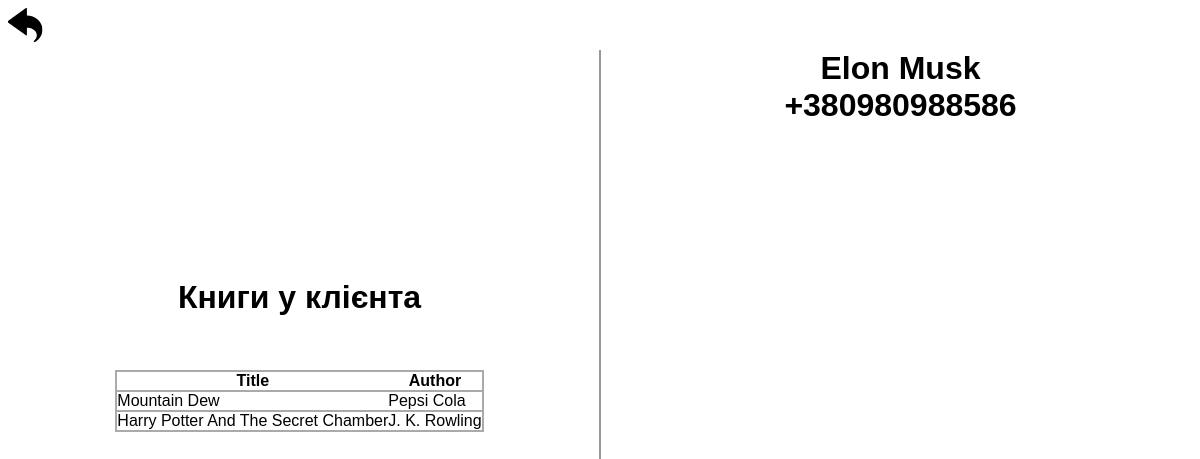
The page /clients/1 on the database its author committed.
### main/models.py (models this page shows, shortened)
class Clients(models.Model):
	name = models.CharField(max_length=120)
	phone = models.CharField(max_length=15, unique=True)
	birth_date = models.DateField(null=True)
	books = models.ManyToManyField(Books)

class Books(models.Model):
	title = models.CharField(max_length=100)
	author = models.CharField(max_length=100)
	number_of_books = models.IntegerField()

### main/views.py (the view)
# urls.py: path('clients/<int:pk>', views.ClientsDetailView.as_view()),
class ClientsDetailView(DetailView):
	model = Clients
	template_name = 'detail/clients_detail.html'

### main/templates/detail/clients_detail.html
{% extends 'main/wrapper.html' %}
{% load static %}
{% block content %}
    <link rel="stylesheet" href="{% static 'css/detail-folder/clients_detail.css' %}">
    <a href="/" class="clients-detail-return-button"><img src="{% static 'icons/back.svg' %}" class="clients-detail-return-button-icon"></a>
    <div class="clients-detail-div">
        <div class="clients-detail-info-div">
            <h1 class="clients-detail-name">{{ object.name }}</h1>
            <h1 class="clients-detail-phone">{{ object.phone }}</h1>
        </div>
        <div class="clients-detail-books-div">
            <h1 class="clients-detail-books-label">Книги y клієнта</h1>
            <table class="clients-detail-books-list-div">
                <tr class="clients-detail-table-labels">
                    <th class="clients-detail-table-labels-name">Title</th>
                    <th class="clients-detail-table-labels-author">Author</th>
                </tr>
                {% for book in object.books.all %}
                <tr class="clients-detail-table-data">
                    <td class="clients-detail-books-title">{{ book.title }}</td>
                    <td class="clients-detail-books-author">{{ book.author }}</td>
                </tr>
                {% endfor %}
            </table>
        </div>
    </div>
{% endblock %}

### main/static/css/detail-folder/clients_detail.css (style rules this page uses)
* { margin: 0; padding: 0; }
.clients-detail-return-button { width: 50px; height: 50px; display: flex; justify-content: space-around; position: relative; }
.clients-detail-return-button-icon { transform: scale(70%); }
.clients-detail-div { margin: 0; padding: 0; width: 100vw; height: 100vh; font-family: sans-serif; display: flex; flex-direction: row-reverse; align-items: center; justify-content: space-evenly; position: relative; }
.clients-detail-info-div { width: 50vw; height: 100vh; display: flex; flex-direction: column; align-items: center; }
.clients-detail-books-div { width: 50vw; height: 100vh; border-right: 2px solid #999; display: flex; flex-direction: column; align-items: center; position: relative; }
.clients-detail-books-label { color: #000; position: absolute; top: 30%; transform: translate(0, -30%); }
.clients-detail-books-list-div { position: absolute; top: 40%; }
.clients-detail-books-list-div { margin: 0; padding: 0; border-collapse: collapse; }
tr { border: 2px solid #aaa; }

### rows shown on the page
Clients: name "Elon Musk", phone "+380980988586"
Books: title "Mountain Dew", author "Pepsi Cola"
Books: title "Harry Potter And The Secret Chamber", author "J. K. Rowling"
